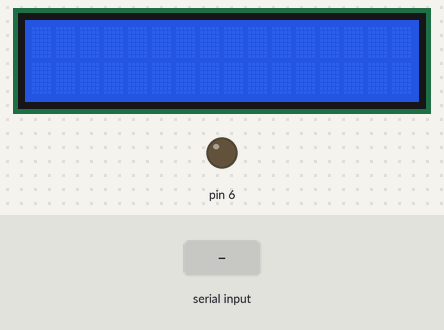
Recording of a sketch running on a simulated Arduino Uno, built with avr-gcc and run on an emulated ATmega328P. Parts: 16×2 character LCD, output pins drawn as LEDs (lit = HIGH). Inputs (shaded band) come from the test bench.

Above: at 1.2 s.
1.3 s: "X90\n" received over Serial
At 1.9 s:
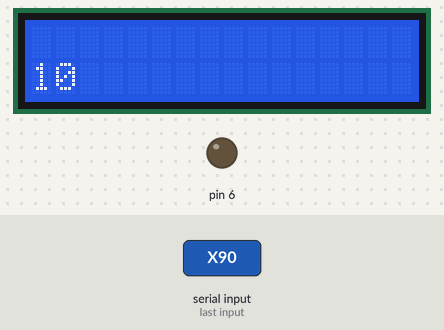
Timing chart, 0 to 4.3 s (numbered marks = the images above; inputs shaded):
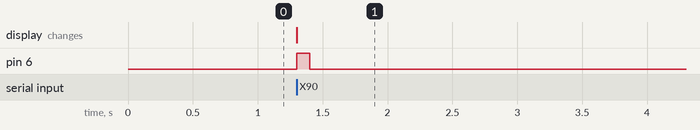

Measured:
- after the input at 1.3 s, pin 6: LOW → HIGH at once, → LOW 0.10 s later; the display: changes at once (image 1)

The sketch:

advent-of-code-15-egcd.ino
```cpp
#include <LiquidCrystal.h>

LiquidCrystal lcd(12, 11, 5, 4, 3, 2);

long nums[10][4];
long *numptr = (long *)nums;
bool innum = false;
int discs;
int line = 0;

void egcd(long a, long b, long &sp, long &tp) {
    sp = 1; tp = 0;
    long s = 0, t = 1;
    long k, e;
    while (b) {
        k = a / b;
        e = b; b = a % b; a = e;
        e = s; s = sp - k * s; sp = e;
        e = t; t = tp - k * t; tp = e;
    }
}

long chinese() {
    long long a1 = 0, a2;
    long long n1 = 1, n2;
    long m1, m2, e;
    for(int disc = 0; disc < discs; disc++) {
        if (n1 < n2) {
            e = n1; n2 = n1; n1 = n2;
            e = a1; a2 = a1; a1 = e;
        }
        a2 = nums[disc][0];
        n2 = nums[disc][1];
        egcd(n1, n2, m1, m2);
        a1 = a1 * m2 * n2 + a2 * m1 * n1;
        n1 *= n2;
        a1 %= n1;
        if (a1 < 0) {
            a1 += n1;
        }
        digitalWrite(6, HIGH);
        lcd.setCursor(0, line);
        lcd.print((long)a1);
        delay(100);
        digitalWrite(6, LOW);
        delay(100);
    }
    return a1;
}

void compute() {
    discs = (numptr - (long *)nums) / 4;
    for(int disc = 0; disc < discs; disc++) {
        nums[disc][0] = (2 * nums[disc][1] - (nums[disc][0] + nums[disc][3])) % nums[disc][1];
    }
    line = 0;
    chinese();
    nums[discs][0] = 11 - discs - 1;
    nums[discs][1] = 11;
    discs++;
    line++;
    chinese();
}

void loop() {
    if (!Serial.available()) {
        return;
    }

    char c = Serial.read();
    if (c == 'X') {
        compute();
    }
    if ((c >= '0') && (c <= '9')) {
        if(innum) {
            *numptr = *numptr * 10 + c - '0';
        }
        else {
            *numptr = c - '0';
            innum = true;
        }
    }
    else if (innum) {
        numptr++;
        innum = false;
    }
}

void setup() {
    pinMode(6, OUTPUT);
    Serial.begin(9600);
    lcd.begin(16, 2);
}
```
